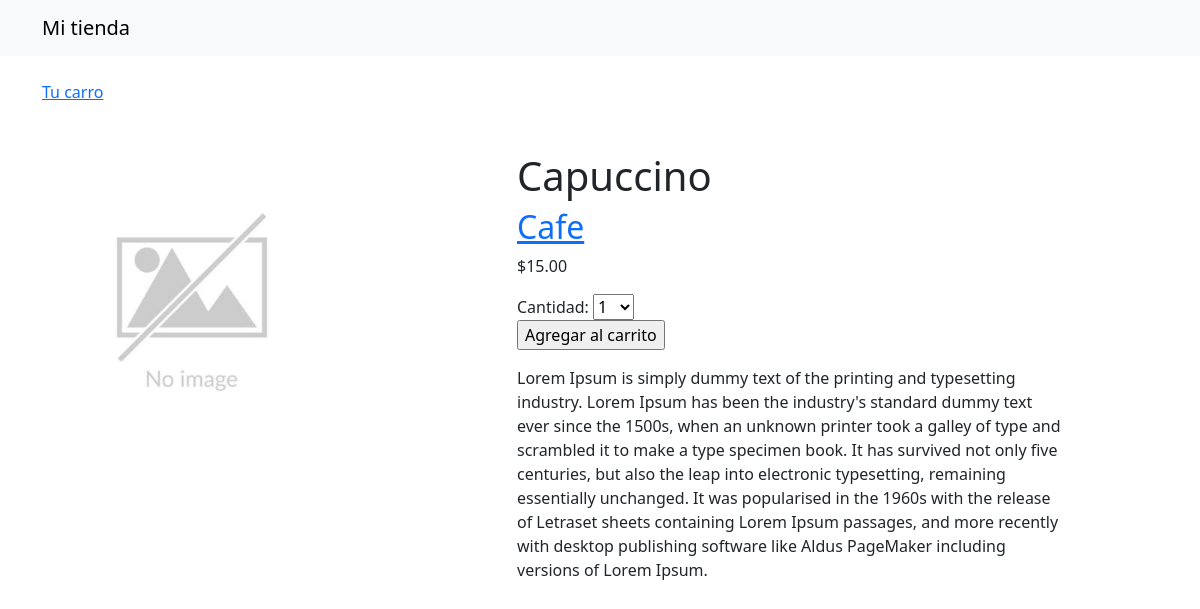
Page /1/capuccino/ on the committed database.
### mitienda/models.py (models this page shows, shortened)
class Product(models.Model):
    category = models.ForeignKey(Category,
                                 related_name='products',
                                 on_delete=models.CASCADE)
    name = models.CharField(max_length=200)
    slug = models.SlugField(max_length=200)
    image = models.ImageField(upload_to='products/%Y/%m/%d',
                              blank=True)
    description = models.TextField(blank=True)
    price = models.DecimalField(max_digits=5,
                                decimal_places=2)
    available = models.BooleanField(default=True)
    created = models.DateTimeField(auto_now=True)
    updated = models.DateTimeField(auto_now_add=True)
    class Meta:
        ordering = ['name']

class Category(models.Model):
    name = models.CharField(max_length=200)
    slug = models.SlugField(max_length=200)
    class Meta:
        ordering = ['name']
        indexes = [
            models.Index(fields=['name'])
        ]
    def __str__(self):
        return self.name
    def get_absolute_url(self):
        return reverse('tienda:product_list_category',
                       args=[self.slug])

### mitienda/views.py (the view)
# urls.py: path('<int:id>/<slug:slug>/', views.product_detail, name='product_detail')
def product_detail(request, id, slug):
    product = get_object_or_404(Product,
                                id = id,
                                slug = slug,
                                available = True)
    cart_product_form = CartAddProductForm()
    return render(request,
                  'tienda/products/detail.html',
                  {'product':product,
                   'cart_product_form':cart_product_form})

### cart/forms.py
class CartAddProductForm(forms.Form):
    cantidad = forms.TypedChoiceField(choices=PRODUCT_QUANTITY_CHOICES,
                                      coerce=int)
    override = forms.BooleanField(required=False,
                                  initial=False,
                                  widget=forms.HiddenInput)

### mitienda/templates/tienda/products/detail.html (shortened to what this page needs)
{% extends "tienda/base.html" %}
{% load static %}
{% block content %}
  <div class="container mt-5 mb-5">
    <div class="row">
      <div class="col-md-5">
        <img src="{% if product.image %}{{ product.image.url }}{% else %}{% static 'img/no_image.jpg' %}{% endif %}" class="img-fluid" alt="{{ product.name }}" style="max-width: 300px;">
      </div>
      <div class="col-md-6">
        <h1>{{ product.name }}</h1>
        <h2>
          <a href="{{ product.category.get_absolute_url }}">
            {{ product.category }}
          </a>
        </h2>
        <p class="price">${{ product.price }}</p>
        <form action="{% url 'cart:cart_add' product.id %}" method="post">
          {{ cart_product_form }}
          <input type="submit" value="Agregar al carrito">
        </form>
        <p>{{ product.description|linebreaks }}</p>
      </div>
    </div>
  </div>
{% endblock %}

### rows in the picture
Product: name "Capuccino", category "Cafe", price "15.00", description "Lorem Ipsum is simply dummy text of the printing and typesetting industry. Lorem Ipsum has been the industry's standard dummy text ever since the 1500s, when an unknown printer took a galley of type and scrambled it to make a type specimen book. It has survived not only five centuries, but also the leap into electronic typesetting, remaining essentially unchanged. It was popularised in the 1960s with the release of Letraset sheets containing Lorem Ipsum passages, and more recently with desktop publishing software like Aldus PageMaker including versions of Lorem Ipsum."
